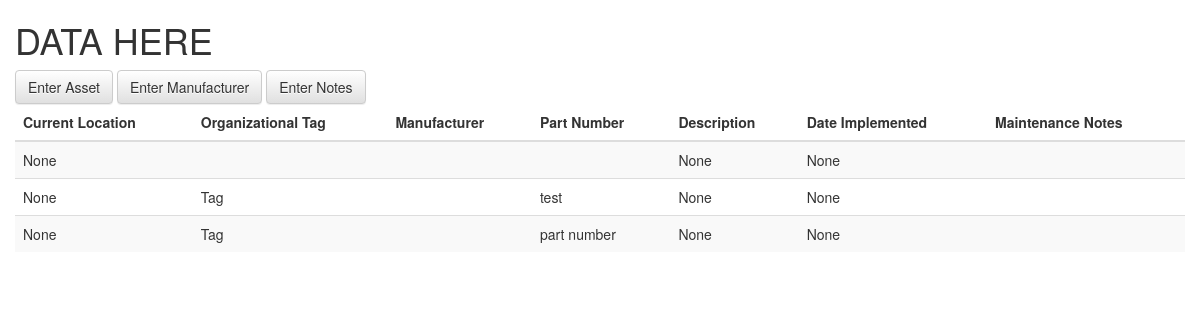
The app's page /home/data/, older data.
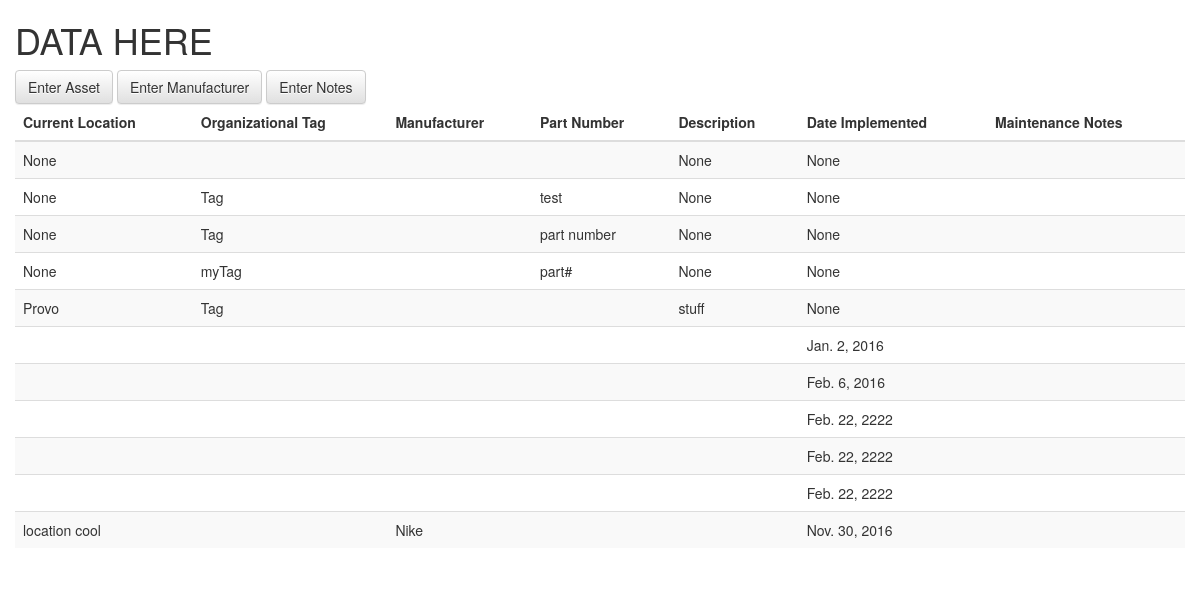
The same page, newer data.
### home/models.py (models this page shows)
class assets(models.Model):
    current_location = models.CharField(max_length = 150, null=True)
    org_tag = models.CharField(max_length=10, null=True)
    manufacturer = models.ForeignKey(
        'manufacturers',
        null=True,
        on_delete=models.CASCADE,
    )
    employee = models.ForeignKey(
        'employees',
        null=True,
    )
    part_number = models.CharField(max_length=254, null=True)
    description = models.TextField(null=True)
    date_implemented = models.DateField(null=True)
    def get_notes(self):
        return notes.objects.all().filter(asset =self)
    MANUFACTURER_CHOICES = (
    )

class manufacturers(models.Model):
    name = models.CharField(max_length = 150)

### home/views.py (the view)
def data(request):
	assets = hmod.assets.objects.all()
	print(assets)
	for asset in assets:
		asset.notes = asset.get_notes()
	return render(request, 'data.html', {'assets':assets})

### home/templates/data.html (shortened to what this page needs)
<!DOCTYPE html>
<html>
  <head>
      <link rel="stylesheet" href="https://maxcdn.bootstrapcdn.com/bootstrap/3.3.7/css/bootstrap.min.css"
integrity="sha384-BVYiiSIFeK1dGmJRAkycuHAHRg32OmUcww7on3RYdg4Va+PmSTsz/K68vbdEjh4u">
      <link rel="stylesheet" href="https://maxcdn.bootstrapcdn.com/bootstrap/3.3.7/css/bootstrap-theme.min.css"
integrity="sha384-rHyoN1iRsVXV4nD0JutlnGaslCJuC7uwjduW9SVrLvRYooPp2bWYgmgJQIXwl/Sp">
  </head>
  <body>
<div class="container">
  <div class="row">
    <div class="h1">
      DATA HERE
    </div>
    <a href="/home/" class ="btn btn-default">Enter Asset</a>
    <a href="/home/manufacturer" class ="btn btn-default">Enter Manufacturer</a>
    <a href="/home/notes" class ="btn btn-default">Enter Notes</a>
    <table class="table table-striped">
      <thead>
        <th>Current Location</th>
        <th>Organizational Tag</th>
        <th>Manufacturer</th>
        <th>Part Number</th>
        <th>Description</th>
        <th>Date Implemented</th>
        <th>Maintenance Notes</th>
      </thead>
      {% for asset in assets %}
        <tr>
          <td>{{ asset.current_location }}</td>
          <td>{{ asset.org_tag }}</td>
          <td>{{ asset.manufacturer.name }}</td>
          <td>{{ asset.part_number }}</td>
          <td>{{ asset.description }}</td>
          <td>{{ asset.date_implemented }}</td>
          <td>
          </td>
        </tr>
      {% endfor %}
    </table>
  </div>
</div>
  </body>
</html>

Row changes from the older to the newer data that the page shows:
added assets: current_location "None", org_tag "myTag", part_number "part#", description "None", date_implemented "None"
added assets: current_location "Provo", org_tag "Tag", description "stuff", date_implemented "None"
added assets: date_implemented "Jan. 2, 2016"
added assets: date_implemented "Feb. 6, 2016"
added assets: date_implemented "Feb. 22, 2222"
added assets: date_implemented "Feb. 22, 2222"
added assets: date_implemented "Feb. 22, 2222"
added assets: current_location "location cool", manufacturer.name "Nike", date_implemented "Nov. 30, 2016"
